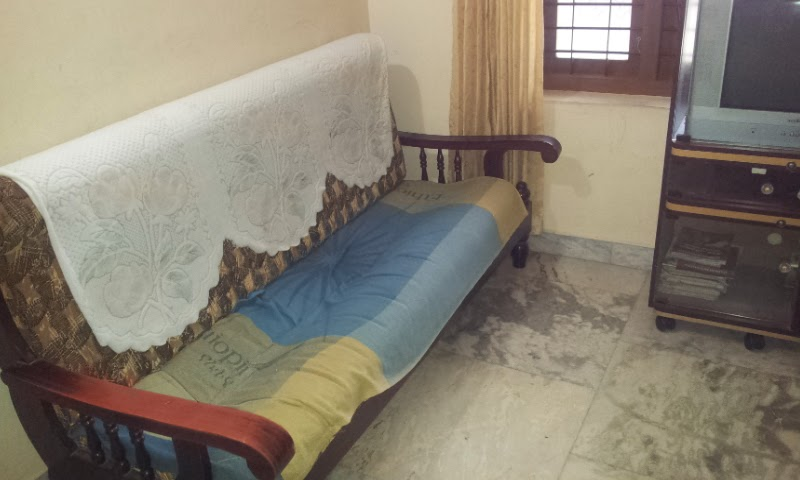
#> input picture AS3/data/chair1.jpg, 800 x 480 px, found by its file name
$ python HarrisCornerDetection.py   (Python 2 division)   (older library calls are emulated)
#> lines starting #> are read from the running program, lines starting #| are printed output that depends on the picture
import cv2
import numpy as np
from matplotlib import pyplot as plt
import matplotlib.pylab as pyp


#5,1000000,5,5

def HarrisCorner(image,window_size,hCons,threshold,sigmaX,sigmaY):

    Blur = cv2.GaussianBlur(image, (sigmaX,sigmaY), 0)

    Ix = cv2.Sobel(Blur, cv2.CV_64F, 1, 0, ksize=5)
    Iy = cv2.Sobel(Blur, cv2.CV_64F, 0, 1, ksize=5)

    Ix, Iy = np.gradient(np.array(Blur, dtype=np.float))

    Ixx = Ix ** 2
    Ixy = Iy* Ix
    Iyy = Iy ** 2

    height = image.shape[0]
    width = image.shape[1]

    R = [[0 for _ in range(width)] for _ in range(height)]

    foundCorners = []
    BetterCorners=[]

    output_img = image.copy()
    output_img = cv2.cvtColor(output_img, cv2.COLOR_GRAY2RGB)
    offset = window_size / 2

    for i in range(offset, height - offset):

        for j in range(offset, width - offset):

            IxxWindow = Ixx[i - offset:i + offset + 1, j - offset:j + offset + 1]
            IxyWindow = Ixy[i - offset:i + offset + 1, j - offset:j + offset + 1]
            IyyWindow = Iyy[i - offset:i + offset + 1, j - offset:j + offset + 1]

            Sxx = IxxWindow.sum()
            Sxy = IxyWindow.sum()
            Syy = IyyWindow.sum()

            deter = (Sxx * Syy) - (Sxy ** 2)
            trace = Sxx + Syy

            r = deter - hCons * (trace ** 2)
            R[i][j] = r
            if r > threshold:
                foundCorners.append([j, i, r])
                #cv2.rectangle(output_img, (j, i), (j, i), (0, 0, 255), 3)

    print "Number of corners before Suppression: ", len(foundCorners)

    for corner in foundCorners:
        x, y, r = corner[0], corner[1], corner[2]
        if not (x >= 9 and y >= 9 and y < height - 9 and x < width - 9):
            continue
        if r > R[y + 1][x + 1]:
            if r > R[y + 1][x]:
                if r > R[y + 1][x - 1]:
                    if r > R[y][x - 1]:
                        if r > R[y][x + 1]:
                            if r > R[y - 1][x + 1]:
                                if r > R[y - 1][x]:
                                    if r > R[y - 1][x - 1]:
                                        BetterCorners.append(corner)
                                        cv2.rectangle(output_img,(x,y),(x,y),(0, 0, 255), 3)

    print "Number of corners after Suppression: ", len(BetterCorners)
    return output_img,BetterCorners


if __name__ == '__main__':

    sigmaX = int(input("Enter VarianceX for Gaussian: "))
#> the answer given: 3
    sigmaY = int(input("Enter VarianceY for Gaussian : "))
#> the answer given: 3
    window_size = int(input("Enter Window Size : "))
#> the answer given: 100
    threshold = int(input("Enter Threshold for Corner Detection : "))
#> the answer given: 100
    hCons = int(input("Enter Harris Constant for Corner Detection : "))
#> the answer given: 3

    image1 = cv2.imread('chair1.jpg')
#> image1 is the input picture: shape (480, 800, 3); mean B, G, R 114.4, 128.4, 136.7
    image2 = cv2.imread('chair2.jpg')
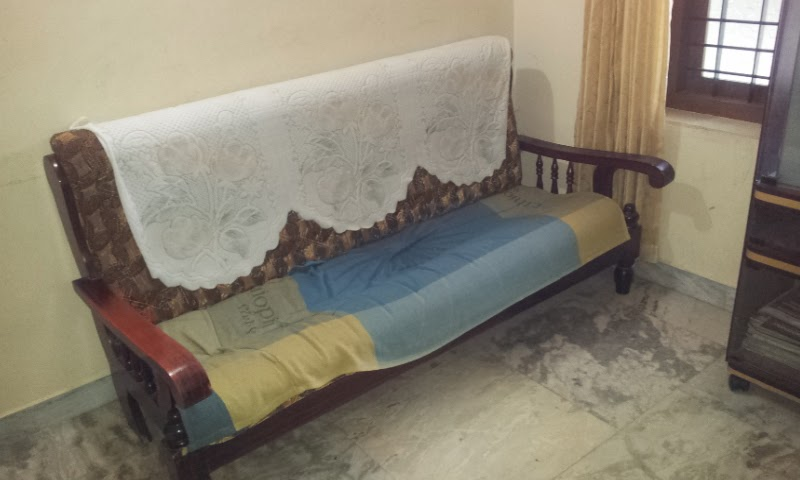
#> input picture AS3/data/chair2.jpg, 800 x 480 px, found by its file name
#> image2 is the input picture: shape (480, 800, 3); mean B, G, R 113.1, 128.8, 136.3

    gray1 = cv2.cvtColor(image1, cv2.COLOR_BGR2GRAY)
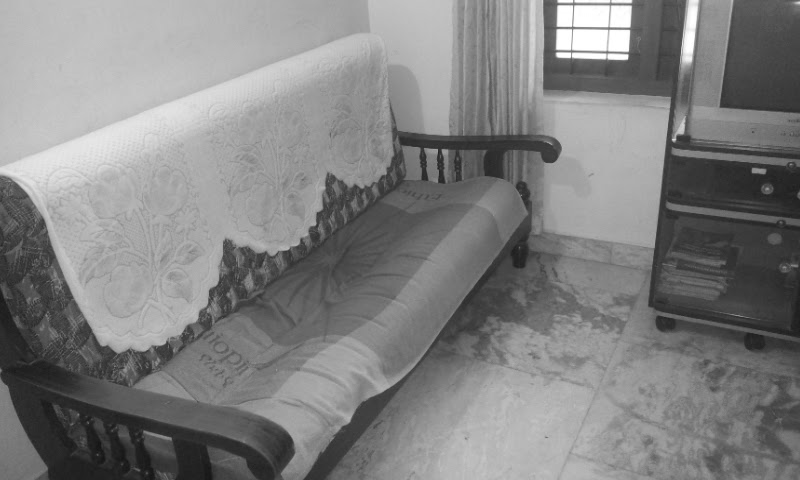
#> gray1: shape (480, 800); min 20, max 255, mean 129.3
    gray2 = cv2.cvtColor(image2, cv2.COLOR_BGR2GRAY)
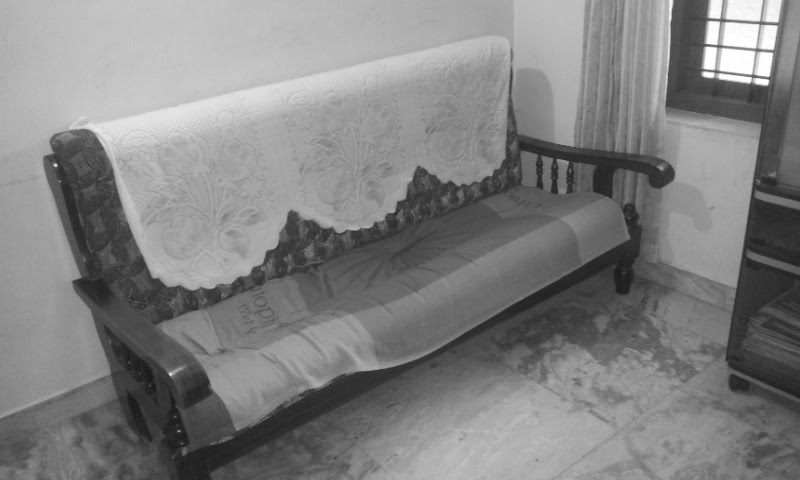
#> gray2: shape (480, 800); min 24, max 255, mean 129.3

    finalImg1,cornerList1 = HarrisCorner(gray1,window_size,hCons,threshold,sigmaX,sigmaY)
#> in HarrisCorner, `Ixy = Iy* Ix`:
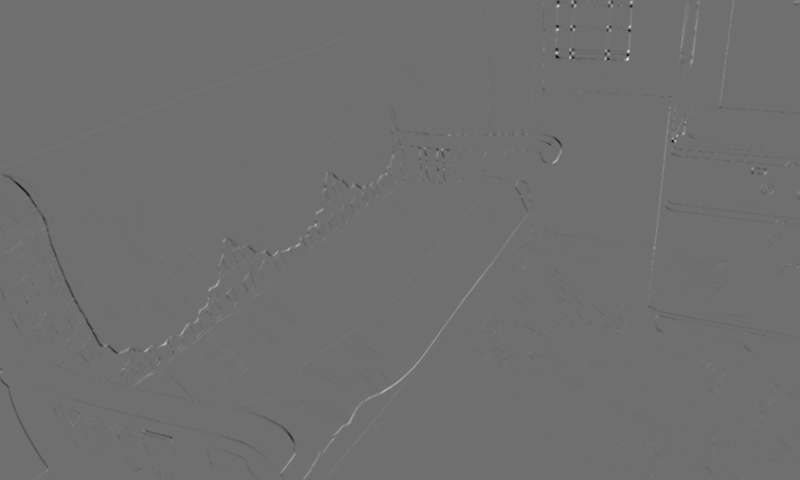
#> Ixy: shape (480, 800) float64; min -1332.2, max 1715.5, mean 0; drawn with min black and max white
#> after the loop in HarrisCorner, `for i in range(offset, height - offset):`: R = 480 items; foundCorners = []
#| Number of corners before Suppression:  0
#| Number of corners after Suppression:  0
#> cornerList1 = []
    finalImg2,cornerList2 = HarrisCorner(gray2,window_size,hCons,threshold,sigmaX,sigmaY)
#> call 2 of HarrisCorner, with window_size = 100, hCons = 3, threshold = 100, sigmaX = 3, sigmaY = 3
#> in HarrisCorner (call 2), `Ixx = Ix ** 2`:
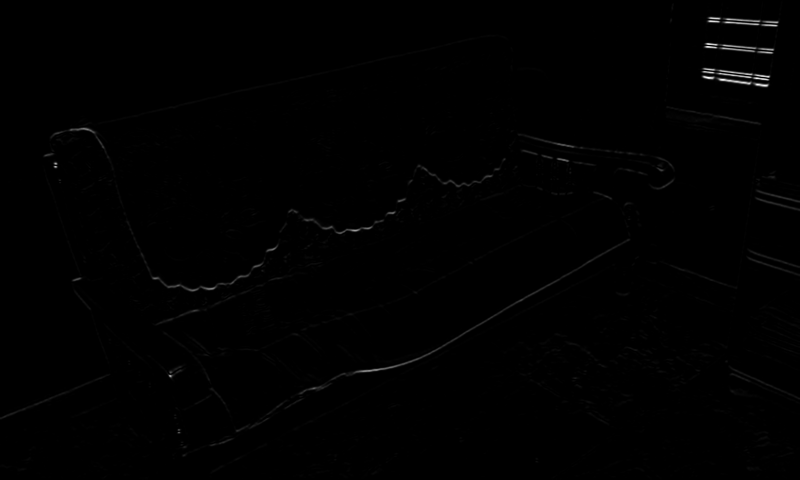
#> Ixx: shape (480, 800) float64; min 0, max 3249, mean 14.9; drawn with min black and max white
#> in HarrisCorner (call 2), `Ixy = Iy* Ix`:
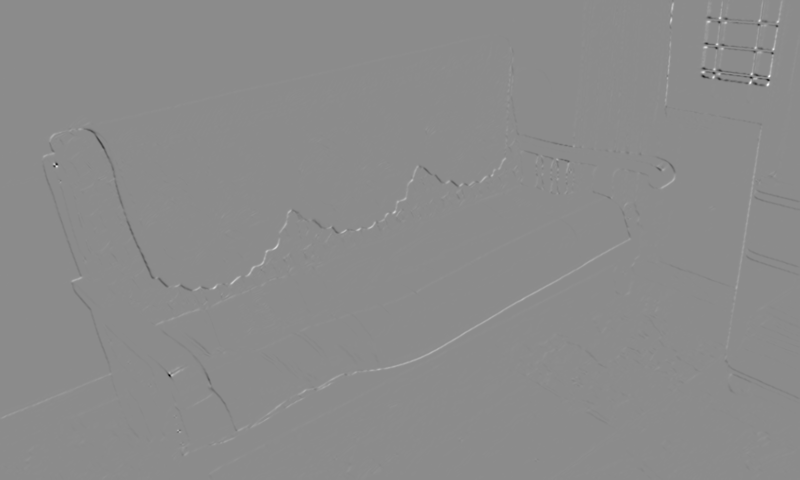
#> Ixy: shape (480, 800) float64; min -1743, max 1435, mean 0.3; drawn with min black and max white
#| Number of corners before Suppression:  0
#| Number of corners after Suppression:  0
#> cornerList2 = []

    cv2.imwrite("finalImg1.png", finalImg1)
    cv2.imwrite("finalImg2.png", finalImg2)

    orb = cv2.ORB_create()

    kp1, des1 = orb.detectAndCompute(gray1, None)
#> kp1 = 500 keypoints; strongest (x, y, size): (626, 56, 37.2), (627, 56, 31), (557, 54, 31), (626, 58, 44.6)
    kp2, des2 = orb.detectAndCompute(gray2, None)
#> kp2 = 500 keypoints; strongest (x, y, size): (753, 75, 31), (767, 80, 31), (704, 73, 44.6), (703, 73, 37.2)
    bf = cv2.BFMatcher(cv2.NORM_HAMMING, crossCheck=True)
    matches = bf.match(des1, des2)
#> matches = 218 matches
    matches = sorted(matches, key=lambda x: x.distance)

    img3 = cv2.drawMatches(gray1, kp1, gray2, kp2, matches, None, flags=2)
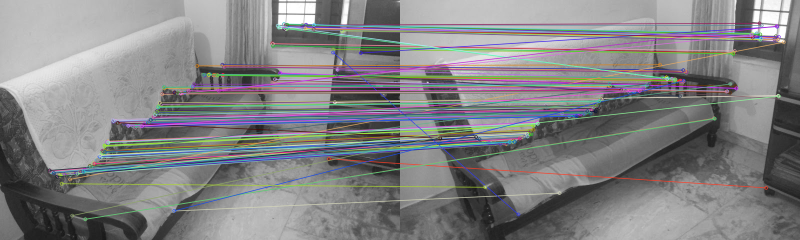
#> img3: shape (480, 1600, 3) (shown at 1/2 size); mean of channels 0, 1, 2 131.8, 130.3, 130.6; drawn as B, G, R
    cv2.imwrite("MatchedImg1.png", img3)

    plt.imshow(img3), plt.show()
